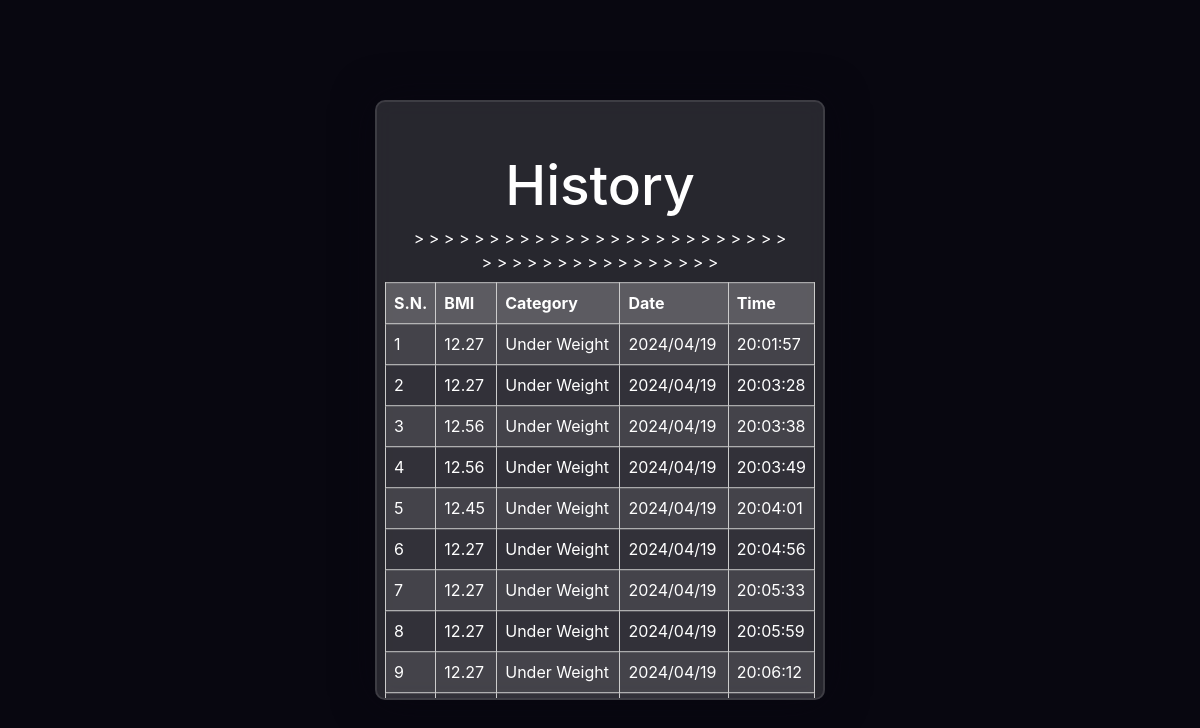
The app's page /record/ (signed in) with its own data.
### bmi_app/models.py (models this page shows, shortened)
class History(models.Model):
    user = models.ForeignKey('auth.User', on_delete = models.CASCADE)
    bmi = models.DecimalField(max_digits=5, decimal_places=2)
    category = models.CharField(max_length=20)
    created_at = models.DateTimeField(auto_now_add = True)

### bmi_app/views.py (the view)
# urls.py: path('record/', views.history, name='history'),
def history(request):
    history = History.objects.filter(user=request.user).order_by('created_at')
    return render(request, 'record.html', {'history': history})

### templates/record.html (shortened to what this page needs)
<!DOCTYPE html>
<html>
<head>
</head>
<link rel="stylesheet" href="https://cdn.jsdelivr.net/npm/bootstrap@4.3.1/dist/css/bootstrap.min.css"
>
</head>
<body>
  <form>
    <h1> History </h1>
    <table>
      <thead>
        <tr>
          <th>S.N.</th>
          <th>BMI</th>
          <th>Category</th>
          <th>Date</th>
          <th>Time</th>
        </tr>
      </thead>
      <tbody>
        {% for bmi in history%}
        <tr>
          <td>{{ forloop.counter }}</td>
          <td>{{ bmi.bmi }}</td>
          <td>{{ bmi.category}}</td>
          <td>{{ bmi.created_at|date:"Y/m/d" }}</td>
          <td>{{ bmi.created_at|date:"H:i:s" }}</td>>
        </tr>
        {% empty %}
        <tr>
          <td colspan="2">No BMI history found.</td>
        </tr>
        {% endfor %}
      </tbody>
    </table>
  </form>
</body>
</html>

### templates/record.html (style rules this page uses)
* { text-align: center; color: #ffffff }
h1 { font-size: 55px; }
form { height: 600px; width: 450px; background-color: rgba(255, 255, 255, 0.13); position: absolute; transform: translate(-50%, -50%); top: 50%; left: 50%; overflow: hidden; border-radius: 10px; backdrop-filter: blur(10px); border: 2px solid rgba(255, 255, 255, 0.1); box-shadow: 0 0 40px rgba(8, 7, 16, 0.6); padding: 50px 35px; }
body { background-color: #080710; }
table { height: 600px 80; width: 430px; position: absolute; transform: translate(-50%, -6%); top: 50%; left: 50%; border-radius: 10px; border-collapse: collapse; color: #ffffff }
th, td { border: 1px solid #cccccc; text-align: left; padding: 8px; }
th { background-color: rgba(255, 255, 255, 0.13); }
tr:nth-child(odd) { background-color: rgba(255, 255, 255, 0.13); }
tr:nth-child(even) { background-color: rgba(255, 255, 255, 0.05); }

### records on screen
History: bmi "12.27", category "Under Weight", created_at "2024/04/19", created_at "20:01:57"
History: bmi "12.27", category "Under Weight", created_at "2024/04/19", created_at "20:03:28"
History: bmi "12.56", category "Under Weight", created_at "2024/04/19", created_at "20:03:38"
History: bmi "12.56", category "Under Weight", created_at "2024/04/19", created_at "20:03:49"
History: bmi "12.45", category "Under Weight", created_at "2024/04/19", created_at "20:04:01"
History: bmi "12.27", category "Under Weight", created_at "2024/04/19", created_at "20:04:56"
History: bmi "12.27", category "Under Weight", created_at "2024/04/19", created_at "20:05:33"
History: bmi "12.27", category "Under Weight", created_at "2024/04/19", created_at "20:05:59"
History: bmi "12.27", category "Under Weight", created_at "2024/04/19", created_at "20:06:12"
